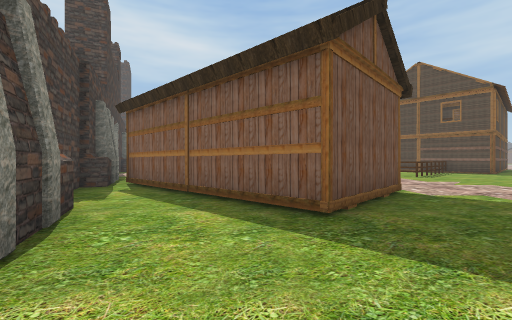
view 1 (above)

23 first-person views from a walk through a 3-D level made in the Unity game engine. The camera is 1.3 m above the floor, looks level and sees 90° across. The floor is counted in squares, 2 m on a side. Each view is taken from the middle of a square. On the plan, view 1 faces up. The plan holds only what a view shows up to about 9 squares ahead; the rest is blank. The place goes on beyond the plan. Some trees and plants on the terrain are drawn as simple stand-ins. The player character is not drawn. Some animated figures are left out. Some surface patterns are stand-ins.

view 2
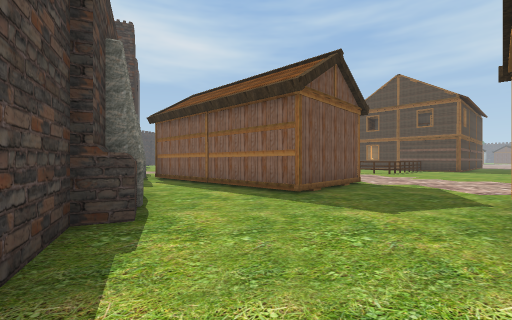

view 3
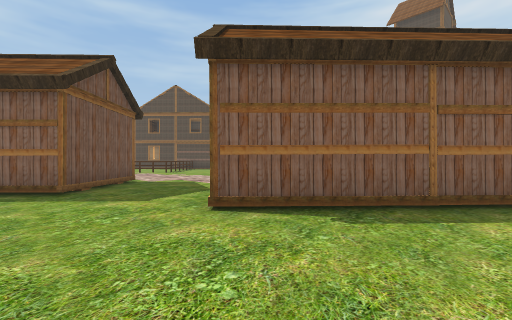

view 4
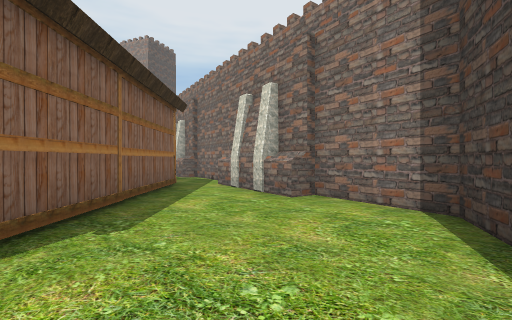

view 5
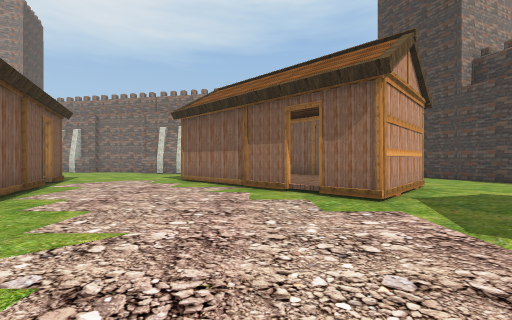

view 6
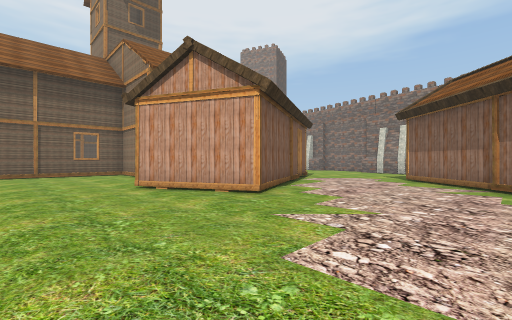

view 7
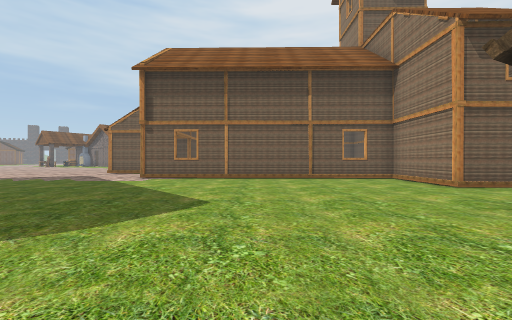

view 8
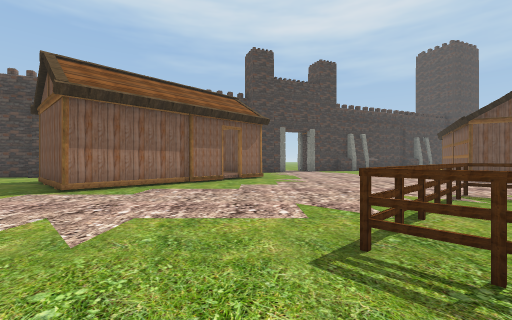

view 9
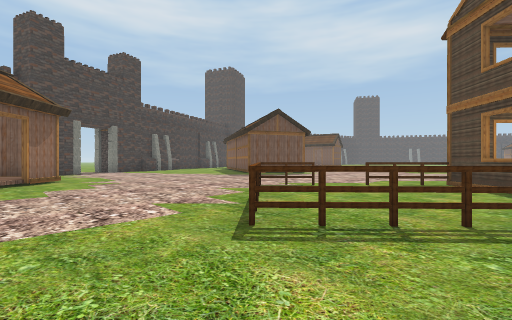

view 10
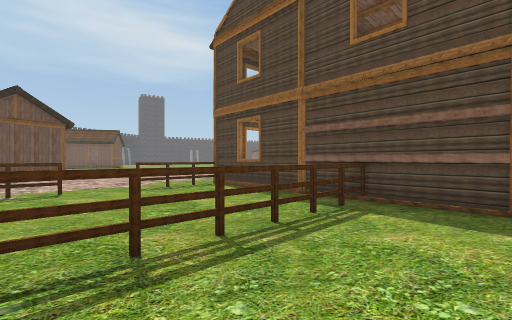

view 11
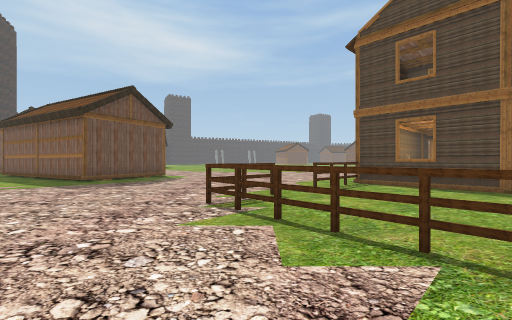

view 12
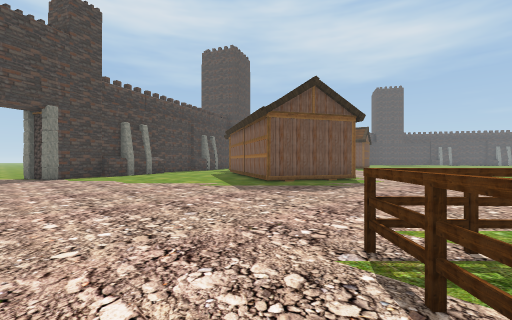

view 13
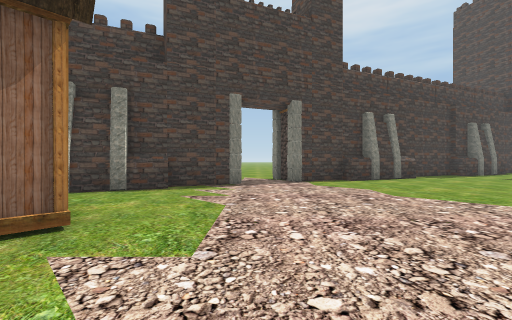

view 14
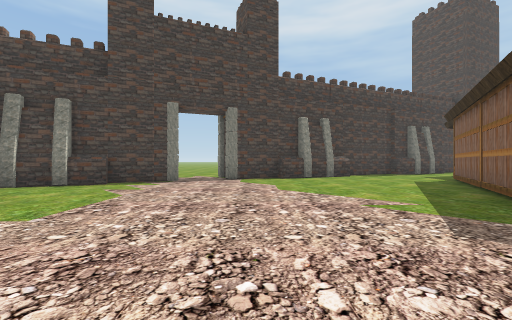

view 15
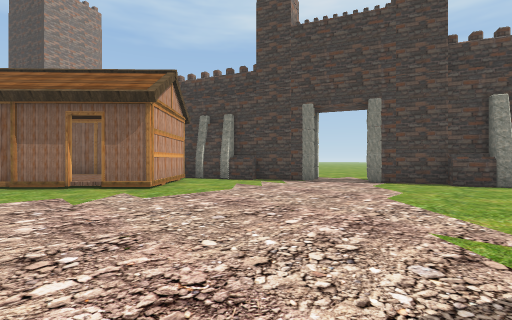

view 16
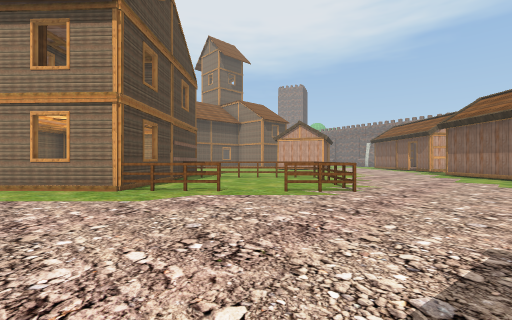

view 17
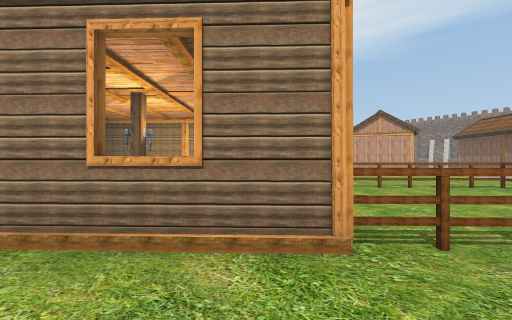

view 18
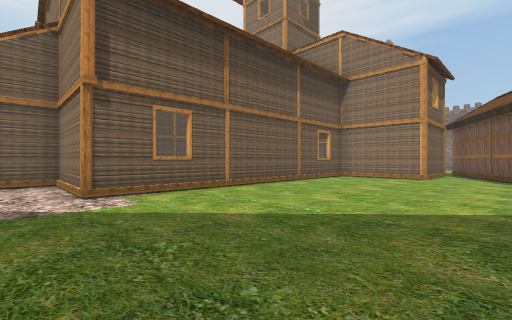

view 19
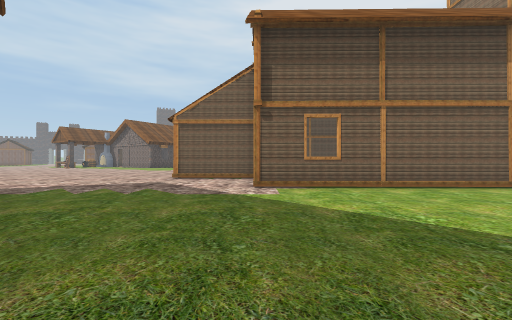

view 20
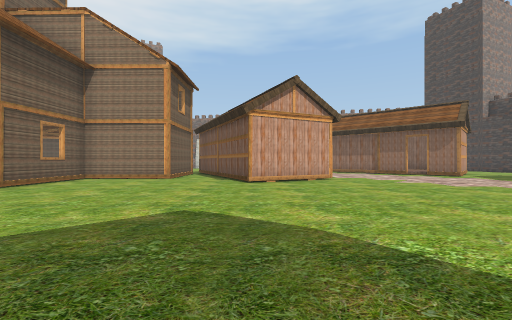

view 21
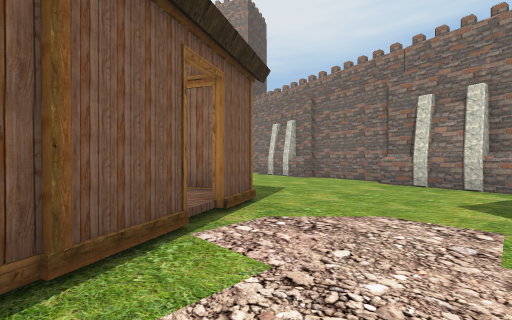

view 22
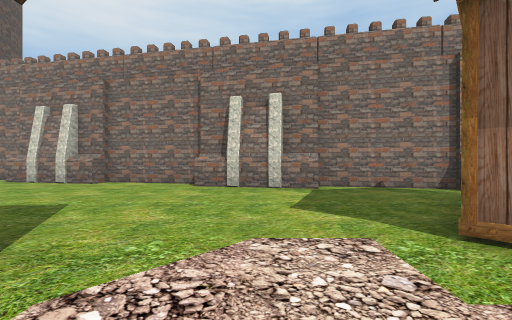

view 23
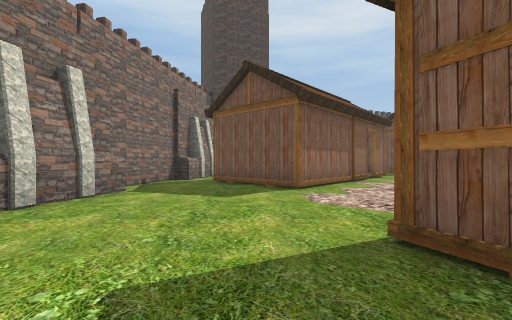

### Floor plan
Key: @ floor where view 1 was taken; # wall or solid block; . main floor; : floor 0.25 m higher than the main floor; ^ raised ledge; H house; T tower; F fence; O other object.
Columns run from 8 left of view 1 to 21 right of it. Each row starts with its distance up from view 1.
 18  ...HH HH........#         ...
 17  .....HH........#         ....
 16 #..............F#      # .....
 15 #.............F.#     ##.....#
 14 #^..........F....#   #.......#
 13 ##.........FF....F   ........#
 12 #O..........F....F.#......####
 11 .............F.FF.........#
 10  O#...........F...........#
  9   ##..HH..................#
  8    #.HH:H.................#
  7    ##H  HH................#
  6     #HH  :H...............#
  5     # HH  HH........H.....#
  4        HHHH.......HHHH....#
  3       #..H........H  H.####
  2       #.....H.....H  HH#
  1       #....H:H.....H  H
  0       #.@.H  :H....H
 -1       ##...H  :HH...HH
 -2        #....H:  H...H.
 -3        #.....H HH......
 -4        ##.....HH.......
 -5         ######..........
 -6       TT     ######^.....
 -7                    ###.^..
 -8                      #####

Where each view was taken, in squares from view 1:
view 1: 0 up, 0 right, facing up
view 2: 2 down, 0 right, facing up
view 3: 3 down, 0 right, facing up-right
view 4: 1 down, 0 right, facing down-right
view 5: 6 up, 6 right, facing down
view 6: 7 up, 6 right, facing down-right
view 7: 8 up, 9 right, facing right
view 8: 9 up, 8 right, facing left
view 9: 8 up, 8 right, facing up-left
view 10: 9 up, 8 right, facing up
view 11: 9 up, 4 right, facing up
view 12: 11 up, 4 right, facing up-left
view 13: 11 up, 1 right, facing left
view 14: 13 up, 2 right, facing left
view 15: 15 up, 1 right, facing down-left
view 16: 18 up, 1 right, facing down-right
view 17: 18 up, 6 right, facing down-right
view 18: 13 up, 13 right, facing down-right
view 19: 12 up, 12 right, facing right
view 20: 12 up, 12 right, facing down
view 21: 1 up, 9 right, facing down-right
view 22: 0 up, 10 right, facing down
view 23: 3 down, 14 right, facing left
